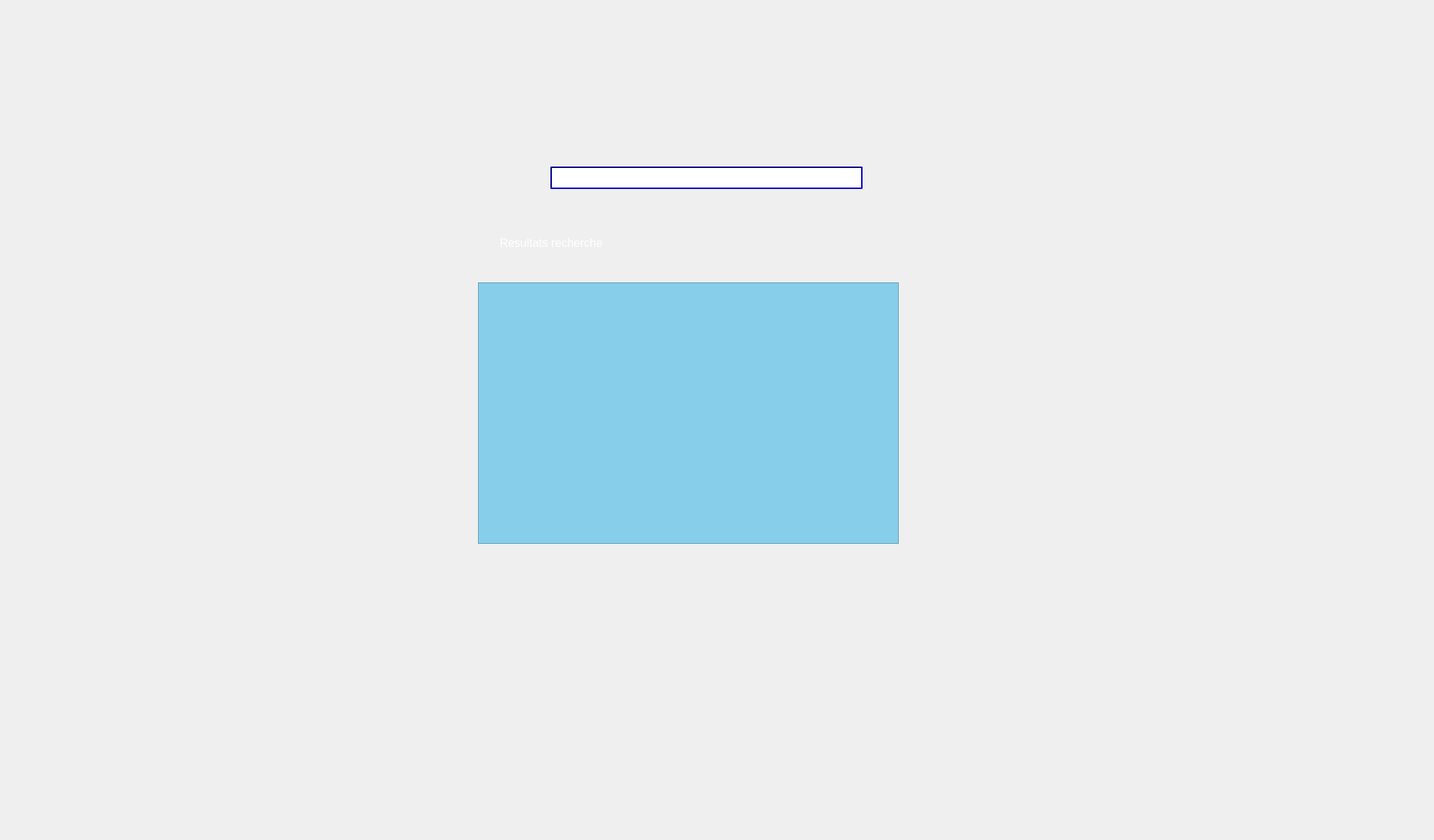
      <widget class="QWidget" name="tab_14">
       <attribute name="title">
        <string>Rechercher equipement</string>
       </attribute>
       <widget class="QLabel" name="label_13">
        <property name="geometry">
         <rect>
          <x>0</x>
          <y>0</y>
          <width>1971</width>
          <height>1151</height>
         </rect>
        </property>
        <property name="text">
         <string/>
        </property>
        <property name="pixmap">
         <pixmap>../../Desktop/2A/Projet_C++/smart.jpg</pixmap>
        </property>
       </widget>
       <widget class="QLineEdit" name="lineEditRechercherEquip">
        <property name="geometry">
         <rect>
          <x>760</x>
          <y>230</y>
          <width>431</width>
          <height>31</height>
         </rect>
        </property>
        <property name="styleSheet">
         <string notr="true">border-color:darkblue ;
border-style:solid;
border-width:2px;
border-style: inset;</string>
        </property>
       </widget>
       <widget class="QTableView" name="tableRechercherEquip">
        <property name="geometry">
         <rect>
          <x>660</x>
          <y>390</y>
          <width>581</width>
          <height>361</height>
         </rect>
        </property>
        <property name="styleSheet">
         <string notr="true">background-color:skyblue;</string>
        </property>
       </widget>
       <widget class="QLabel" name="label_29">
        <property name="geometry">
         <rect>
          <x>690</x>
          <y>320</y>
          <width>241</width>
          <height>31</height>
         </rect>
        </property>
        <property name="font">
         <font>
          <pointsize>12</pointsize>
         </font>
        </property>
        <property name="styleSheet">
         <string notr="true">color :white</string>
        </property>
        <property name="text">
         <string>Resultats recherche </string>
        </property>
       </widget>
      </widget>
